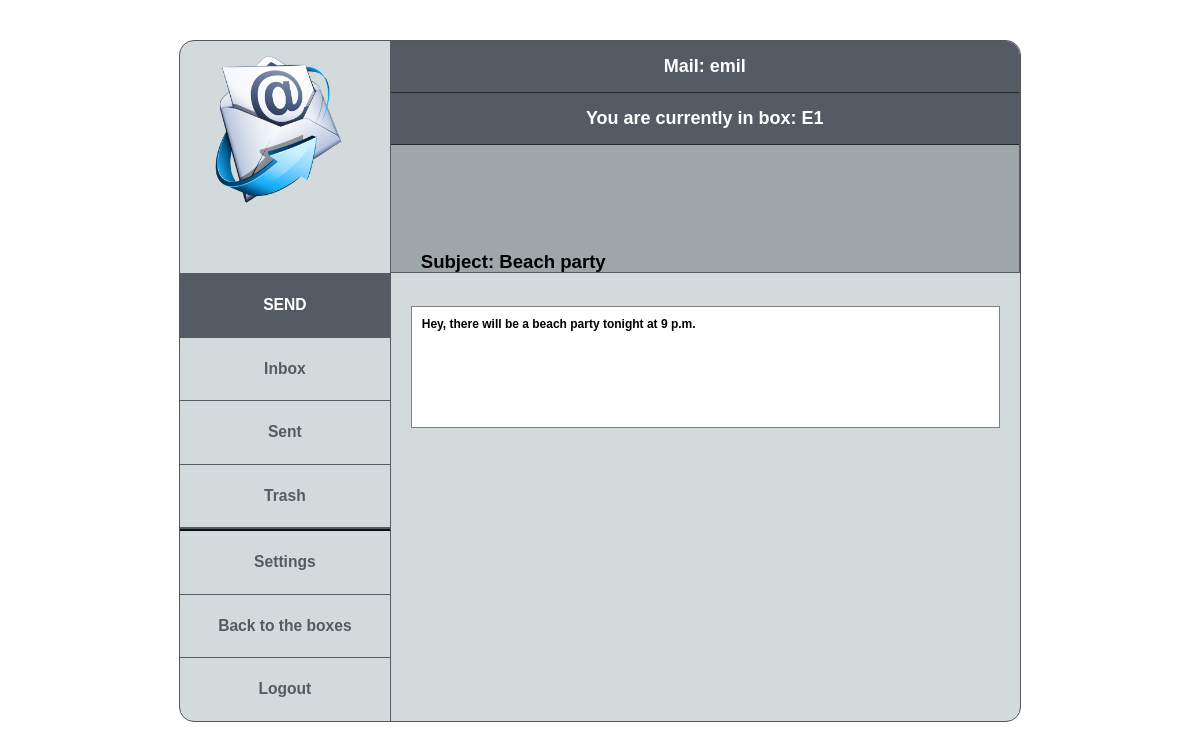
The page /php/homepage.php?from=sent&box=E1&messege=6 (signed in) on the database its author committed.
### tables this page shows
CREATE TABLE `sent` (
  `msg_id` int(11) NOT NULL,
  `cr_box_id` varchar(16) NOT NULL,
  `rec_box_id` varchar(16) NOT NULL,
  `creator_id` varchar(50) NOT NULL,
  `recipient_id` varchar(50) NOT NULL,
  `subject` varchar(50) NOT NULL,
  `msg_body` text NOT NULL,
  `create_date` date NOT NULL
);

### php/homepage.php (the view, shortened to what this page needs)
<?php
include_once("connect.php");
?>
<!DOCTYPE html>
<html>
<head>
	<link rel="stylesheet" type="text/css" href="../css/styles.css">
	<link rel="stylesheet" type="text/css" href="../css/homepage.css">
	<link rel="stylesheet" type="text/css" href="../css/tables.css">
</head>
<body>
	<div class="wrapper">
		<div class="top">
			<div class="left">
				<img id="logo" src="../logo.png">
			</div>
			<div class="right">
				<h2> Mail:
					<?php
					echo $_SESSION["s_user"];
					?>
				</h2>
				<h2> You are currently in box: <?php echo $_SESSION["s_box"]; ?> </h2>
			</div>
		</div>
		<div class="bottom">
			<div class="left">
				<nav>
					<ul>
						<li>
							<a style="color: white; text-transform: uppercase;" href="homepage.php?box=<?php echo $_SESSION['s_box'];?>&page=send">Send</a>
						</li>
						<li>
							<a href="homepage.php?box=<?php echo $_SESSION['s_box'];?>&page=inbox">Inbox</a>
						</li>
						<li>
							<a href="homepage.php?box=<?php echo $_SESSION['s_box'];?>&page=sent">Sent</a>
						</li>
						<li>
							<a href="homepage.php?box=<?php echo $_SESSION['s_box'];?>&page=trash">Trash</a>
						</li>
						<li>
							<a href="homepage.php?box=<?php echo $_SESSION['s_box'];?>&page=settings">Settings</a>
						</li>
						<li>
							<a href="usermails.php">Back to the boxes</a>
						</li>
						<li>
							<a href="homepage.php?box=<?php echo $_SESSION['s_box'];?>&page=logout">Logout</a>
						</li>
					</ul>
				</nav>
			</div>
			<div class="right">
				<?php
					$box_id = $_REQUEST["box"];
					@$mid = $_REQUEST["messege"];
					@$from = $_REQUEST["from"];
					$query = "";
					if ($mid && $from) {
						if ($from == "inbox") {
							$query = "SELECT * FROM inbox WHERE msg_id = '$mid' AND rec_box_id = '$box_id'";
						} else if ($from == "sent") {
							$query = "SELECT * FROM sent WHERE msg_id = '$mid' AND cr_box_id = '$box_id'";
						}
						$result = mysqli_query($conn, $query);
						$row = mysqli_fetch_object($result);
						echo "<h3> Subject: ".$row->subject."</h3><br>";
						echo "<h4> ".$row->msg_body."</h4>";
					}
				?>
			</div>
		</div>
	</div>
</body>
</html>

### css/styles.css (style rules this page uses)
body { font-family: Arial; font-size: 12px; margin: 0; }
.wrapper { display: block; height: 85vh; width: 70%; margin: 40px auto; border-radius: 15px; border: 1px solid #56565b; background: #d3dadb; }

### css/homepage.css (style rules this page uses)
.top, .bottom { display: flex; flex-direction: row; box-sizing: border-box; }
.top { height: 29vh; }
.left { width: 25%; border-right: 1px solid #545b63; }
.right { width: 75%; }
.left img { display: block; margin: 15px auto; width: 150px; height: auto; }
h2 { border-bottom: 1px solid #252626; padding: 15px 10px; margin: 0; text-align: center; background: #545b63; color: white; }
h2:first-of-type { border-top-right-radius: 14px; }
a { text-decoration: none; color: #545b63; font-weight: bold; }
ul { list-style-type: none; margin: 0; padding: 0; font-size: 130%; display: flex; flex-direction: column; height: 56vh; line-height: 7.7vh; vertical-align: middle; overflow-y: auto; }
li { margin: 0; text-align: center; flex-basis: 0; flex-grow: 1; border-top: 1px solid #545b63;; }
.top .right { background: #9ea6a9; border-top-right-radius: 15px; border-right: 0.5px solid #545b63; border-bottom: 1px solid #545b63; }
li:first-of-type { background: #545b63; }
li:nth-of-type(5) { border-top: 4px ridge #545b63; }
h4 { margin: 0 20px; background: white; border: 1px solid grey; min-height: 100px; padding: 10px; }

### css/tables.css (style rules this page uses)
h3 { margin-top: -22px; padding-left: 30px; font-size: 155%; }

### rows shown on the page
sent: subject "Beach party", msg_body "Hey, there will be a beach party tonight at 9 p.m."

### other values the page prints
$_SESSION["s_user"] "emil"
$_SESSION["s_box"] "E1"
